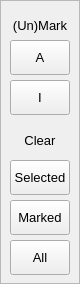
           <widget class="QFrame" name="frame">
            <property name="minimumSize">
             <size>
              <width>80</width>
              <height>0</height>
             </size>
            </property>
            <property name="frameShape">
             <enum>QFrame::StyledPanel</enum>
            </property>
            <property name="frameShadow">
             <enum>QFrame::Raised</enum>
            </property>
            <widget class="QPushButton" name="clearAll_pushButton">
             <property name="geometry">
              <rect>
               <x>10</x>
               <y>240</y>
               <width>60</width>
               <height>35</height>
              </rect>
             </property>
             <property name="font">
              <font>
               <pointsize>10</pointsize>
              </font>
             </property>
             <property name="text">
              <string>All</string>
             </property>
            </widget>
            <widget class="QPushButton" name="inverseMark_pushButton">
             <property name="geometry">
              <rect>
               <x>10</x>
               <y>80</y>
               <width>60</width>
               <height>35</height>
              </rect>
             </property>
             <property name="font">
              <font>
               <pointsize>10</pointsize>
              </font>
             </property>
             <property name="text">
              <string>I</string>
             </property>
            </widget>
            <widget class="QPushButton" name="clearMarked_pushButton">
             <property name="geometry">
              <rect>
               <x>10</x>
               <y>200</y>
               <width>60</width>
               <height>35</height>
              </rect>
             </property>
             <property name="font">
              <font>
               <pointsize>10</pointsize>
              </font>
             </property>
             <property name="text">
              <string>Marked</string>
             </property>
            </widget>
            <widget class="QPushButton" name="clearSelected_pushButton">
             <property name="geometry">
              <rect>
               <x>10</x>
               <y>160</y>
               <width>60</width>
               <height>35</height>
              </rect>
             </property>
             <property name="font">
              <font>
               <pointsize>10</pointsize>
              </font>
             </property>
             <property name="text">
              <string>Selected</string>
             </property>
            </widget>
            <widget class="QLabel" name="mark_label">
             <property name="geometry">
              <rect>
               <x>10</x>
               <y>15</y>
               <width>60</width>
               <height>20</height>
              </rect>
             </property>
             <property name="font">
              <font>
               <pointsize>10</pointsize>
              </font>
             </property>
             <property name="text">
              <string>(Un)Mark</string>
             </property>
             <property name="alignment">
              <set>Qt::AlignCenter</set>
             </property>
            </widget>
            <widget class="QPushButton" name="markAll_pushButton">
             <property name="geometry">
              <rect>
               <x>10</x>
               <y>40</y>
               <width>60</width>
               <height>35</height>
              </rect>
             </property>
             <property name="font">
              <font>
               <pointsize>10</pointsize>
              </font>
             </property>
             <property name="text">
              <string>A</string>
             </property>
            </widget>
            <widget class="QLabel" name="clear_label">
             <property name="geometry">
              <rect>
               <x>10</x>
               <y>130</y>
               <width>60</width>
               <height>20</height>
              </rect>
             </property>
             <property name="font">
              <font>
               <pointsize>10</pointsize>
              </font>
             </property>
             <property name="text">
              <string>Clear</string>
             </property>
             <property name="alignment">
              <set>Qt::AlignCenter</set>
             </property>
            </widget>
           </widget>
